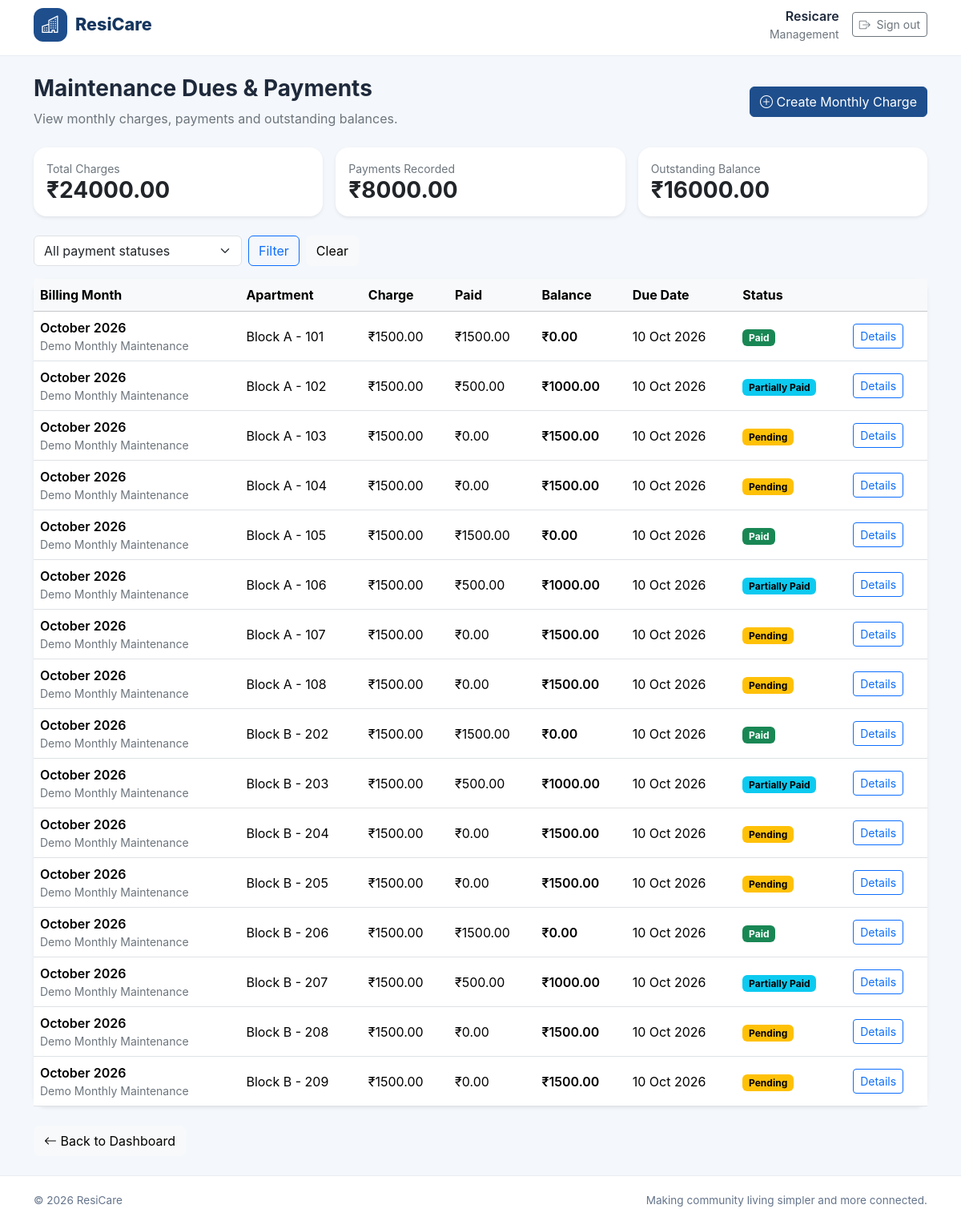
The page /community/maintenance-dues/ (signed in) on the database its author committed.
### accounts/models.py (models this page shows, shortened)
class User(AbstractUser):
    class Role(models.TextChoices):
        RESIDENT = "RESIDENT", "Resident"
        SECURITY = "SECURITY", "Security"
        MANAGEMENT = "MANAGEMENT", "Management"
    role = models.CharField(
        max_length=20,
        choices=Role.choices,
        default=Role.RESIDENT,
    )
    phone_number = models.CharField(
        max_length=15,
        blank=True,
    )

### community_hub/models.py (models this page shows, shortened)
class MaintenanceCharge(models.Model):
    apartment = models.ForeignKey(
        "residents.Apartment",
        on_delete=models.PROTECT,
        related_name="maintenance_charges",
    )
    billing_month = models.DateField(
        help_text="Use the first day of the billing month, e.g. 1 October 2026.",
    )
    description = models.CharField(
        max_length=200,
        default="Monthly Maintenance",
    )
    amount_due = models.DecimalField(
        max_digits=10,
        decimal_places=2,
    )
    due_date = models.DateField()
    notes = models.TextField(blank=True)
    created_by = models.ForeignKey(
        "accounts.User",
        on_delete=models.SET_NULL,
        null=True,
        related_name="maintenance_charges_created",
    )
    created_at = models.DateTimeField(auto_now_add=True)
    class Meta:
        ordering = ["-billing_month", "apartment"]
        constraints = [
            models.UniqueConstraint(
                fields=["apartment", "billing_month"],
                name="unique_apartment_maintenance_month",
            ),
        ]
    @property
    def total_paid(self):
        result = self.payments.aggregate(total=Sum("amount"))
        return result["total"] or Decimal("0.00")
    @property
    def balance_due(self):
        return max(Decimal("0.00"), self.amount_due - self.total_paid)
    @property
    def payment_status(self):
        if self.total_paid >= self.amount_due:
            return "PAID"
        if self.total_paid > Decimal("0.00"):
            return "PARTIAL"
        return "PENDING"

### residents/models.py (models this page shows, shortened)
class Apartment(models.Model):
    building_name = models.CharField(max_length=100, default="Main Building")
    unit_number = models.CharField(max_length=20)
    floor_number = models.PositiveIntegerField(default=0)
    bedrooms = models.PositiveSmallIntegerField(default=1)
    area_sqft = models.PositiveIntegerField(
        null=True,
        blank=True,
        validators=[MinValueValidator(1)],
    )
    monthly_maintenance = models.DecimalField(
        max_digits=10,
        decimal_places=2,
        default=0,
        validators=[MinValueValidator(0)],
    )
    is_active = models.BooleanField(default=True)
    created_at = models.DateTimeField(auto_now_add=True)
    updated_at = models.DateTimeField(auto_now=True)
    class Meta:
        ordering = ["building_name", "unit_number"]
        constraints = [
            models.UniqueConstraint(
                fields=["building_name", "unit_number"],
                name="unique_apartment_unit_per_building",
            )
        ]
    def __str__(self):
        return f"{self.building_name} - {self.unit_number}"

### community_hub/views.py (the view, shortened to what this page needs)
# urls.py: path("maintenance-dues/", views.maintenance_dues, name="maintenance_dues"),
@login_required
def maintenance_dues(request):
    user = request.user
    if user.role == "MANAGEMENT":
        charges = MaintenanceCharge.objects.select_related(
            "apartment",
            "created_by",
        )
    else:
        raise PermissionDenied
    status_filter = request.GET.get("status", "")
    charge_list = list(charges)
    if status_filter in {"PENDING", "PARTIAL", "PAID"}:
        charge_list = [
            charge for charge in charge_list
            if charge.payment_status == status_filter
        ]
    context = {
        "charges": charge_list,
        "role": user.role,
        "status_filter": status_filter,
        "total_charges": sum(
            (charge.amount_due for charge in charge_list),
            Decimal("0.00"),
        ),
        "total_paid": sum(
            (charge.total_paid for charge in charge_list),
            Decimal("0.00"),
        ),
        "total_balance": sum(
            (charge.balance_due for charge in charge_list),
            Decimal("0.00"),
        ),
    }
    return render(request, "community/maintenance_dues.html", context)

### templates/community/maintenance_dues.html (shortened to what this page needs)
{% extends "base.html" %}
{% block content %}
<div class="container py-4">
    <div class="d-flex flex-wrap justify-content-between align-items-center gap-3 mb-4">
        <div>
            <h1 class="h3 fw-bold">Maintenance Dues &amp; Payments</h1>
            <p class="text-secondary mb-0">
                View monthly charges, payments and outstanding balances.
            </p>
        </div>
        {% if role == "MANAGEMENT" %}
        <a href="{% url 'community:maintenance_charge_create' %}"
           class="btn btn-primary">
            <i class="bi bi-plus-circle"></i> Create Monthly Charge
        </a>
        {% endif %}
    </div>
    <div class="row g-3 mb-4">
        <div class="col-md-4">
            <div class="card border-0 shadow-sm rounded-4 h-100">
                <div class="card-body">
                    <div class="text-secondary small">Total Charges</div>
                    <div class="h3 fw-bold mb-0">₹{{ total_charges|floatformat:2 }}</div>
                </div>
            </div>
        </div>
        <div class="col-md-4">
            <div class="card border-0 shadow-sm rounded-4 h-100">
                <div class="card-body">
                    <div class="text-secondary small">Payments Recorded</div>
                    <div class="h3 fw-bold mb-0">₹{{ total_paid|floatformat:2 }}</div>
                </div>
            </div>
        </div>
        <div class="col-md-4">
            <div class="card border-0 shadow-sm rounded-4 h-100">
                <div class="card-body">
                    <div class="text-secondary small">Outstanding Balance</div>
                    <div class="h3 fw-bold mb-0">₹{{ total_balance|floatformat:2 }}</div>
                </div>
            </div>
        </div>
    </div>
    <form method="get" class="mb-3 d-flex flex-wrap gap-2">
        <select name="status" class="form-select" style="max-width: 260px;">
            <option value="">All payment statuses</option>
        </select>
        <button type="submit" class="btn btn-outline-primary">Filter</button>
        <a href="{% url 'community:maintenance_dues' %}" class="btn btn-light">Clear</a>
    </form>
    <div class="card border-0 shadow-sm rounded-4">
        <div class="table-responsive">
            <table class="table align-middle mb-0">
                <thead class="table-light">
                    <tr>
                        <th>Billing Month</th>
                        {% if role == "MANAGEMENT" %}<th>Apartment</th>{% endif %}
                        <th>Charge</th>
                        <th>Paid</th>
                        <th>Balance</th>
                        <th>Due Date</th>
                        <th>Status</th>
                        <th></th>
                    </tr>
                </thead>
                <tbody>
                    {% for charge in charges %}
                    <tr>
                        <td>
                            <div class="fw-semibold">{{ charge.billing_month|date:"F Y" }}</div>
                            <div class="small text-secondary">{{ charge.description }}</div>
                        </td>
                        {% if role == "MANAGEMENT" %}
                        <td>{{ charge.apartment }}</td>
                        {% endif %}
                        <td>₹{{ charge.amount_due|floatformat:2 }}</td>
                        <td>₹{{ charge.total_paid|floatformat:2 }}</td>
                        <td class="fw-semibold">₹{{ charge.balance_due|floatformat:2 }}</td>
                        <td>{{ charge.due_date|date:"d M Y" }}</td>
                        <td>
                            {% if charge.payment_status == "PAID" %}
                            <span class="badge text-bg-success">Paid</span>
                            {% elif charge.payment_status == "PARTIAL" %}
                            <span class="badge text-bg-info">Partially Paid</span>
                            {% else %}
                            <span class="badge text-bg-warning">Pending</span>
                            {% endif %}
                        </td>
                        <td>
                            <a href="{% url 'community:maintenance_charge_detail' charge.pk %}"
                               class="btn btn-sm btn-outline-primary">Details</a>
                        </td>
                    </tr>
                    {% endfor %}
                </tbody>
            </table>
        </div>
    </div>
    <a href="{% url 'dashboard' %}" class="btn btn-light mt-4">
        <i class="bi bi-arrow-left"></i> Back to Dashboard
    </a>
</div>
{% endblock %}

### templates/base.html (shortened to what this page needs)
{% load static %}
<!DOCTYPE html>
<html lang="en">
<head>
    <link href="https://cdn.jsdelivr.net/npm/bootstrap@5.3.3/dist/css/bootstrap.min.css"
          rel="stylesheet">
    <link href="https://cdn.jsdelivr.net/npm/bootstrap-icons@1.11.3/font/bootstrap-icons.min.css"
          rel="stylesheet">
</head>
<body>
    <header class="rc-navbar">
        <nav class="container h-100 d-flex align-items-center justify-content-between py-2">
            <a href="{% if user.is_authenticated %}{% url 'dashboard' %}{% else %}{% url 'login' %}{% endif %}"
               class="rc-brand">
                <span class="rc-brand-icon">
                    <i class="bi bi-buildings"></i>
                </span>
                <span>ResiCare</span>
            </a>
            {% if user.is_authenticated %}
                <div class="d-flex align-items-center gap-3">
                    <div class="d-none d-sm-block text-end">
                        <div class="fw-semibold">{{ user.get_full_name|default:user.username }}</div>
                        <div class="small text-secondary">{{ user.get_role_display }}</div>
                    </div>
                    <form method="post" action="{% url 'logout' %}" class="m-0">
                        <button type="submit" class="btn btn-outline-secondary btn-sm">
                            <i class="bi bi-box-arrow-right me-1"></i>
                            Sign out
                        </button>
                    </form>
                </div>
            {% endif %}
        </nav>
    </header>
    <main class="rc-main">
        {% block content %}{% endblock %}
    </main>
    <footer class="rc-footer">
        <div class="container d-flex flex-column flex-sm-row justify-content-between gap-2">
            <span>&copy; {% now "Y" %} ResiCare</span>
            <span>Making community living simpler and more connected.</span>
        </div>
    </footer>
</body>
</html>

### templates/base.html (style rules this page uses)
:root { --rc-primary: #1e4e8c; --rc-primary-dark: #15365f; --rc-background: #f4f7fb; --rc-text: #1e293b; --rc-muted: #64748b; }
* { box-sizing: border-box; }
body { margin: 0; font-family: Inter, "Segoe UI", Arial, sans-serif; color: var(--rc-text); background: var(--rc-background); }
.rc-navbar { min-height: 70px; background: #fff; border-bottom: 1px solid #e8edf4; }
.rc-brand { display: inline-flex; align-items: center; gap: 10px; color: var(--rc-primary-dark); font-size: 1.35rem; font-weight: 800; text-decoration: none; }
.rc-brand-icon { display: inline-flex; align-items: center; justify-content: center; width: 42px; height: 42px; color: #fff; background: var(--rc-primary); border-radius: 12px; }
.rc-main { min-height: calc(100vh - 130px); }
.rc-footer { padding: 20px 0; color: var(--rc-muted); background: #fff; border-top: 1px solid #e8edf4; font-size: .85rem; }
.btn-primary { background-color: var(--rc-primary); border-color: var(--rc-primary); }

### rows shown on the page
User: get_full_name "Resicare", role "Management"
MaintenanceCharge: billing_month "October 2026", description "Demo Monthly Maintenance", apartment "Block A - 101", amount_due "1500.00", total_paid "1500.00", balance_due "0.00", due_date "10 Oct 2026", shows "Paid"
MaintenanceCharge: billing_month "October 2026", description "Demo Monthly Maintenance", apartment "Block A - 102", amount_due "1500.00", total_paid "500.00", balance_due "1000.00", due_date "10 Oct 2026", shows "Partially Paid"
MaintenanceCharge: billing_month "October 2026", description "Demo Monthly Maintenance", apartment "Block A - 103", amount_due "1500.00", total_paid "0.00", balance_due "1500.00", due_date "10 Oct 2026", shows "Pending"
MaintenanceCharge: billing_month "October 2026", description "Demo Monthly Maintenance", apartment "Block A - 104", amount_due "1500.00", total_paid "0.00", balance_due "1500.00", due_date "10 Oct 2026", shows "Pending"
MaintenanceCharge: billing_month "October 2026", description "Demo Monthly Maintenance", apartment "Block A - 105", amount_due "1500.00", total_paid "1500.00", balance_due "0.00", due_date "10 Oct 2026", shows "Paid"
MaintenanceCharge: billing_month "October 2026", description "Demo Monthly Maintenance", apartment "Block A - 106", amount_due "1500.00", total_paid "500.00", balance_due "1000.00", due_date "10 Oct 2026", shows "Partially Paid"
MaintenanceCharge: billing_month "October 2026", description "Demo Monthly Maintenance", apartment "Block A - 107", amount_due "1500.00", total_paid "0.00", balance_due "1500.00", due_date "10 Oct 2026", shows "Pending"
MaintenanceCharge: billing_month "October 2026", description "Demo Monthly Maintenance", apartment "Block A - 108", amount_due "1500.00", total_paid "0.00", balance_due "1500.00", due_date "10 Oct 2026", shows "Pending"
MaintenanceCharge: billing_month "October 2026", description "Demo Monthly Maintenance", apartment "Block B - 202", amount_due "1500.00", total_paid "1500.00", balance_due "0.00", due_date "10 Oct 2026", shows "Paid"
MaintenanceCharge: billing_month "October 2026", description "Demo Monthly Maintenance", apartment "Block B - 203", amount_due "1500.00", total_paid "500.00", balance_due "1000.00", due_date "10 Oct 2026", shows "Partially Paid"
MaintenanceCharge: billing_month "October 2026", description "Demo Monthly Maintenance", apartment "Block B - 204", amount_due "1500.00", total_paid "0.00", balance_due "1500.00", due_date "10 Oct 2026", shows "Pending"
MaintenanceCharge: billing_month "October 2026", description "Demo Monthly Maintenance", apartment "Block B - 205", amount_due "1500.00", total_paid "0.00", balance_due "1500.00", due_date "10 Oct 2026", shows "Pending"
MaintenanceCharge: billing_month "October 2026", description "Demo Monthly Maintenance", apartment "Block B - 206", amount_due "1500.00", total_paid "1500.00", balance_due "0.00", due_date "10 Oct 2026", shows "Paid"
MaintenanceCharge: billing_month "October 2026", description "Demo Monthly Maintenance", apartment "Block B - 207", amount_due "1500.00", total_paid "500.00", balance_due "1000.00", due_date "10 Oct 2026", shows "Partially Paid"
MaintenanceCharge: billing_month "October 2026", description "Demo Monthly Maintenance", apartment "Block B - 208", amount_due "1500.00", total_paid "0.00", balance_due "1500.00", due_date "10 Oct 2026", shows "Pending"
MaintenanceCharge: billing_month "October 2026", description "Demo Monthly Maintenance", apartment "Block B - 209", amount_due "1500.00", total_paid "0.00", balance_due "1500.00", due_date "10 Oct 2026", shows "Pending"

### other values the page prints
{{ total_charges|floatformat:2 }} "24000.00"
{{ total_paid|floatformat:2 }} "8000.00"
{{ total_balance|floatformat:2 }} "16000.00"
